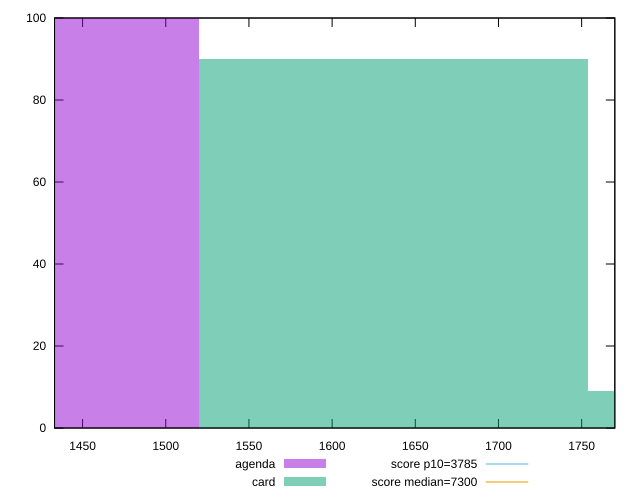

Source code (gnuplot):
reset

$agenda <<EOF
1403.0927572590736 100
EOF

$card <<EOF
1636.9415501355857 90
1870.790343012098 9
EOF

set key outside below
set boxwidth 233.84879287651225
set xrange [1433.139:1769.9472]
set yrange [0:100]
set trange [0:100]
set style fill transparent solid 0.5 noborder

set parametric
set terminal svg size 640, 500 enhanced background rgb 'white'
set output "reports/report_00030_2021-02-24T20-42-31.540Z/interactive/comparison/histogram/1_vs_2.svg"

plot $agenda title "agenda" with boxes, \
     $card title "card" with boxes, \
     3785,t title "score p10=3785", \
     7300,t title "score median=7300"

reset
